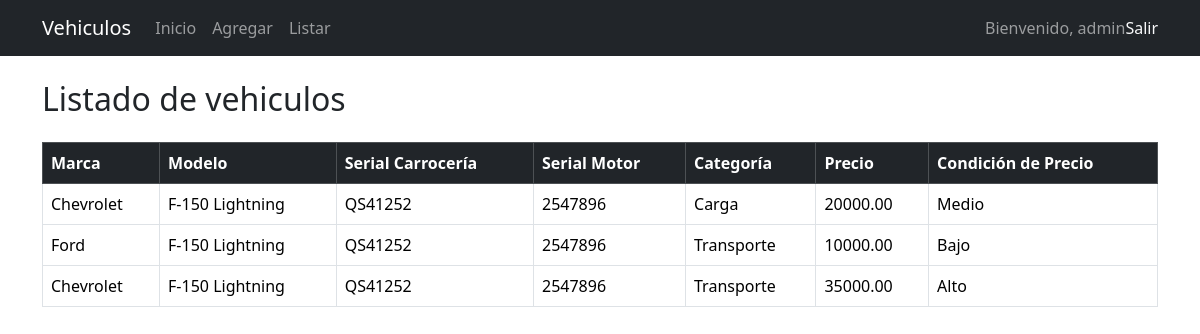
The page /vehiculo/list/ (signed in) on the database its author committed.
### vehiculo/models.py (models this page shows, shortened)
class Vehiculo(models.Model):
    marca_choices = [
        ('Fiat', 'Fiat'),
        ('Chevrolet', 'Chevrolet'),
        ('Ford', 'Ford'),
        ('Toyota', 'Toyota'),
    ]
    categoria_choices = [
        ('Particular', 'Particular'),
        ('Transporte', 'Transporte'),
        ('Carga', 'Carga'),
    ]
    marca = models.CharField(max_length=20, choices=marca_choices, default='Ford')
    modelo = models.CharField(max_length=100)
    serial_carroceria = models.CharField(max_length=50)
    serial_motor = models.CharField(max_length=50)
    categoria = models.CharField(max_length=20, choices=categoria_choices, default='Particular')
    precio = models.DecimalField(max_digits=10, decimal_places=2)
    fecha_creacion = models.DateTimeField(auto_now_add=True)
    fecha_modificacion = models.DateTimeField(auto_now=True)

### vehiculo/views.py (the view)
# urls.py: path('list/', views.lista_vehiculos, name='lista_vehiculos'),  # Nueva URL para la lista de vehículos
def lista_vehiculos(request):
    vehiculos = Vehiculo.objects.all()
    for vehiculo in vehiculos:
        if vehiculo.precio <= 10000:
            vehiculo.condicion_precio = 'Bajo'
        elif 10000 < vehiculo.precio <= 30000:
            vehiculo.condicion_precio = 'Medio'
        else:
            vehiculo.condicion_precio = 'Alto'
    return render(request, 'vehiculo/lista_vehiculos.html', {'vehiculos': vehiculos})

### vehiculo/templates/vehiculo/lista_vehiculos.html (shortened to what this page needs)
{% extends "vehiculo/base.html" %}
{% block content %}
<h2 class="mb-4">Listado de vehiculos</h2>
<table class="table table-bordered">
    <thead class="table-dark">
        <tr>
            <th>Marca</th>
            <th>Modelo</th>
            <th>Serial Carrocería</th>
            <th>Serial Motor</th>
            <th>Categoría</th>
            <th>Precio</th>
            <th>Condición de Precio</th>
        </tr>
    </thead>
    <tbody>
        {% for vehiculo in vehiculos %}
        <tr>
            <td>{{ vehiculo.marca }}</td>
            <td>{{ vehiculo.modelo }}</td>
            <td>{{ vehiculo.serial_carroceria }}</td>
            <td>{{ vehiculo.serial_motor }}</td>
            <td>{{ vehiculo.categoria }}</td>
            <td>{{ vehiculo.precio }}</td>
            <td>{{ vehiculo.condicion_precio }}</td>
        </tr>
        {% endfor %}
    </tbody>
</table>
{% endblock %}

### vehiculo/templates/vehiculo/base.html (shortened to what this page needs)
<!DOCTYPE html>
<html lang="es">
<head>
    <link rel="stylesheet" href="https://cdn.jsdelivr.net/npm/bootstrap@5.3.3/dist/css/bootstrap.min.css">
</head>
<body>
    <nav class="navbar navbar-expand-lg navbar-dark bg-dark">
        <div class="container">
            <a class="navbar-brand" href="#">Vehiculos</a>
            <div class="collapse navbar-collapse">
                <ul class="navbar-nav me-auto">
                    <li class="nav-item">
                        <a class="nav-link" href="{% url 'index' %}">Inicio</a>
                    </li>
                    <li class="nav-item">
                        <a class="nav-link" href="{% url 'add_vehiculo' %}">Agregar</a>
                    </li>
                    <li class="nav-item">
                        <a class="nav-link" href="{% url 'lista_vehiculos' %}">Listar</a>
                    </li>
                </ul>
                <span class="navbar-text">
                    Bienvenido, {{ request.user.username }}
                </span>
                <a class="nav-link text-light" href="{% url 'logout' %}">Salir</a>
            </div>
        </div>
    </nav>
    <div class="container my-4">
        {% block content %}{% endblock %}
    </div>
</body>
</html>

### rows shown on the page
Vehiculo: marca "Chevrolet", modelo "F-150 Lightning", serial_carroceria "QS41252", serial_motor "2547896", categoria "Carga", precio "20000.00", condicion_precio "Medio"
Vehiculo: marca "Ford", modelo "F-150 Lightning", serial_carroceria "QS41252", serial_motor "2547896", categoria "Transporte", precio "10000.00", condicion_precio "Bajo"
Vehiculo: marca "Chevrolet", modelo "F-150 Lightning", serial_carroceria "QS41252", serial_motor "2547896", categoria "Transporte", precio "35000.00", condicion_precio "Alto"

### other values the page prints
{{ request.user.username }} "admin"
